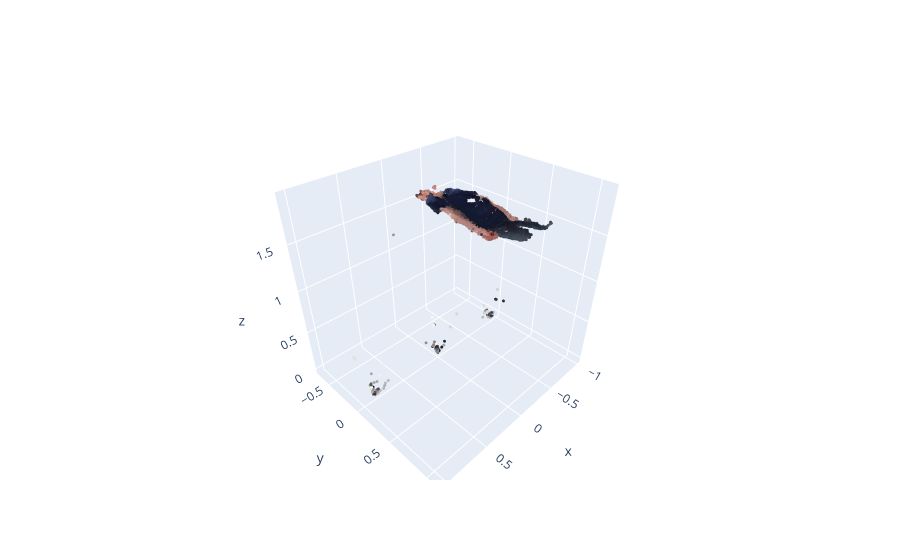

Notebook cell for this chart:
### Code cell
depth_points = np.asarray(pc_concatenated.points)
colors_points = np.asarray(pc_concatenated.colors)

step = 10

fig = go.Figure(
    data=[
        go.Scatter3d(
            x=depth_points[::step, 0],
            y=depth_points[::step, 1],
            z=depth_points[::step, 2],
            mode='markers',
            marker=dict(size=1, color=colors_points[::step])
        )
    ],
    layout=dict(
        scene=dict(
            xaxis=dict(visible=True),
            yaxis=dict(visible=True),
            zaxis=dict(visible=True)
        )
    )
)
fig.show()

### Figure 1 — Plotly figure (JSON) as saved in the notebook; plotly's stock layout.template omitted (floating-point values rounded to 4 significant figures; data arrays with more than 128 entries replaced by an {"elided": "..."} marker saying what was removed)
{"data": [{"marker": {"color": {"elided": "4837x3 float values"}, "size": 1}, "mode": "markers", "type": "scatter3d", "x": {"elided": "4837 float values"}, "y": {"elided": "4837 float values"}, "z": {"elided": "4837 float values"}}], "layout": {"scene": {"xaxis": {"visible": true}, "yaxis": {"visible": true}, "zaxis": {"visible": true}}}}
